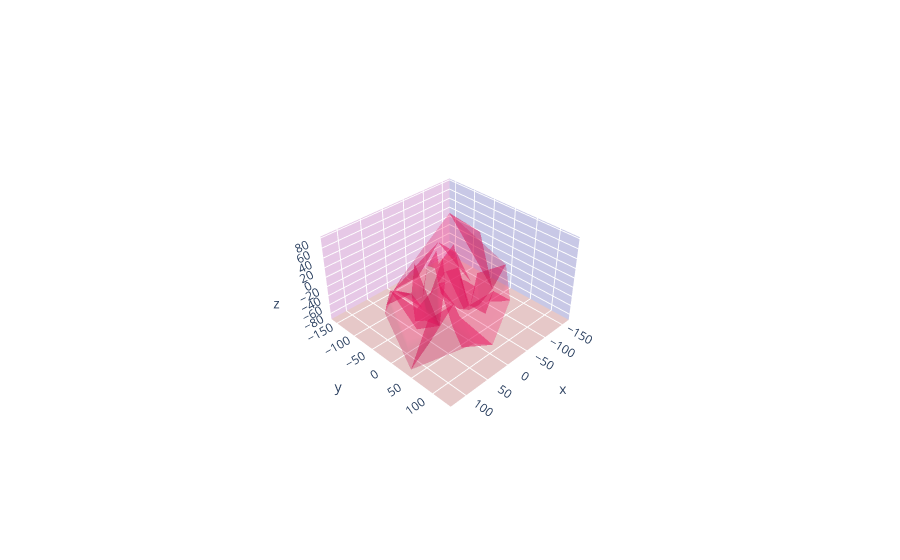

The cell this chart's notebook holds for it:
### Markdown cell above
## Background and colour grid

### Code cell
N=70
fig5 = go.Figure(data=[go.Mesh3d(x=(60*np.random.randn(N)),
                                y=(55*np.random.randn(N)),
                                z = (40*np.random.randn(N)),
                               opacity = 0.5,
                               color = 'rgba(244,22,100,0.6)')])

## background and colour grid
#xaxis.backgroundcolor is used to set background color

fig5.update_layout(scene = dict(
    xaxis=dict(
        backgroundcolor = "rgb(200,200,230)",
        gridcolor="white",
        showbackground=True,
        zerolinecolor='white',),
   yaxis = dict(
       backgroundcolor = "rgb(230,200,230)",
        gridcolor="white",
        showbackground=True,
        zerolinecolor='white'),
    zaxis = dict(
       backgroundcolor = "rgb(230,200,200)",
        gridcolor="white",
        showbackground=True,
        zerolinecolor='white',),),
                   width = 700,
                   margin=dict(
                   r=10,l=10,b=10,t=10)
                  )
fig5.show()

### Figure 1 — Plotly figure (JSON) as saved in the notebook; plotly's stock layout.template omitted (floating-point values rounded to 4 significant figures)
{"data": [{"color": "rgba(244,22,100,0.6)", "opacity": 0.5, "type": "mesh3d", "x": [106.7, 105.8, -28.29, 37.29, 42.62, 35.1, 34.13, 32.94, -18.15, 72.44, 82.66, 38.18, 3.318, 24.35, 74.91, -7.649, 41.97, -44.12, 22.75, -76.48, -68.21, 125.3, 7.899, 66.22, -160.6, -14.26, -10.55, -33.49, 8.379, -51.98, 75.35, 39.54, -68.66, 29.08, 18.87, 96.65, 63.35, -67.1, -46.63, 59.67, -79.29, 35.99, -40.7, 30.54, 32.3, 22.47, -44.81, 2.012, 73.21, -11.08, 26.8, 98.92, 114.6, 93.28, 8.567, 6.168, -10.6, -30.72, -9.837, -84.66, 34.68, -17.08, 67.88, 63.0, 83.58, -46.61, -13.6, -43.81, -93.55, -40.21], "y": [-43.6, 62.18, -150.7, 28.07, -13.95, -25.17, -16.83, 25.62, -5.389, 130.8, 10.83, -25.9, -29.13, -11.89, 87.48, 29.87, 75.74, -69.53, -26.79, 3.83, -11.03, 38.66, 57.83, -20.14, -158.0, -50.76, -66.03, 32.04, 112.4, 18.87, 100.1, 18.59, 61.76, 17.83, 41.55, -50.98, -17.06, 82.95, 51.13, -74.54, 59.13, 67.74, -15.16, 18.37, -31.57, 16.96, 8.641, -21.19, -2.229, -29.84, 37.89, -35.43, 19.47, 15.44, -43.35, -21.93, 17.19, 75.59, -35.23, -6.812, -10.24, -96.44, -8.134, 41.36, 42.97, -26.4, 29.46, -13.69, 19.66, 51.48], "z": [-26.55, 19.19, -65.59, 39.01, -61.83, -2.549, -7.586, 34.47, 71.57, -7.521, 0.3435, -42.35, 22.61, 39.92, 47.06, -39.84, -34.94, 36.18, 37.57, -82.0, -32.66, -87.8, -7.647, 5.668, 13.97, 18.08, 26.29, -4.029, -60.48, 8.551, 30.05, -56.5, -38.71, 48.05, 65.21, -18.6, -52.17, -23.93, -33.16, -18.29, 32.91, -76.88, -81.74, 77.72, -32.18, 47.35, -73.81, 34.34, -56.56, -39.49, -55.87, 21.79, -41.65, -39.94, 26.95, 62.72, 17.17, 10.44, 31.19, 66.71, -9.933, -39.11, 73.72, 56.6, -48.57, 32.53, 16.3, -2.84, -46.09, -56.43]}], "layout": {"autosize": true, "margin": {"b": 10, "l": 10, "r": 10, "t": 10}, "scene": {"aspectmode": "auto", "aspectratio": {"x": 1.196, "y": 1.208, "z": 0.6923}, "camera": {"center": {"x": 0, "y": 0, "z": 0}, "eye": {"x": 2.582, "y": 2.582, "z": 2.582}, "projection": {"type": "perspective"}, "up": {"x": 0, "y": 0, "z": 1}}, "xaxis": {"backgroundcolor": "rgb(200,200,230)", "gridcolor": "white", "showbackground": true, "type": "linear", "zerolinecolor": "white"}, "yaxis": {"backgroundcolor": "rgb(230,200,230)", "gridcolor": "white", "showbackground": true, "type": "linear", "zerolinecolor": "white"}, "zaxis": {"backgroundcolor": "rgb(230,200,200)", "gridcolor": "white", "showbackground": true, "type": "linear", "zerolinecolor": "white"}}}}
